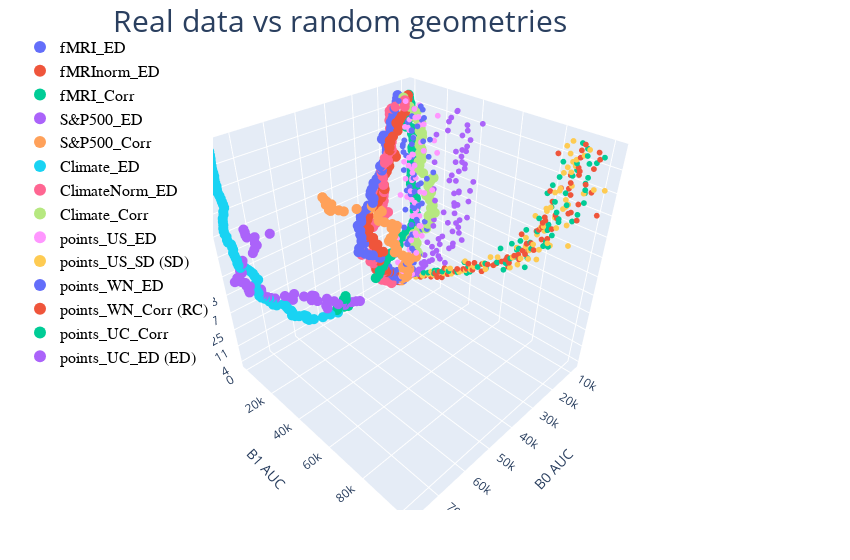

Notebook cell for this chart:
### Code cell
fig = go.Figure()


fig.add_trace(go.Scatter3d(
    x = points_fMRI[0], 
    y = points_fMRI[1],
    z = points_fMRI[2],
    mode='markers', 
    showlegend = True,
    marker={
       'size':3.5,
    },
    name="fMRI_ED"        
    ))
fig.add_trace(go.Scatter3d(
    x = points_fMRInorm[0], 
    y = points_fMRInorm[1],
    z = points_fMRInorm[2],
    mode='markers', 
    showlegend = True,
    marker={
       'size':3.5,
    },
    name="fMRInorm_ED"        
    ))
fig.add_trace(go.Scatter3d(
    x = points_fMRIcorr[0], 
    y = points_fMRIcorr[1],
    z = points_fMRIcorr[2],
    mode='markers', 
    showlegend = True,
    marker={
       'size':3.5,
    },
    name="fMRI_Corr"        
    ))    



fig.add_trace(go.Scatter3d(
    x = points_SP[0][0:50], 
    y = points_SP[1][0:50],
    z = points_SP[2][0:50],
    mode='markers', 
    showlegend = True,
    marker={
       'size':3.5,
    },
    name="S&P500_ED"    
    ))
fig.add_trace(go.Scatter3d(
    x = points_SPcorr[0][0:50], 
    y = points_SPcorr[1][0:50],
    z = points_SPcorr[2][0:50],
    mode='markers', 
    showlegend = True,
    marker={
       'size':3.5,
    },
    name="S&P500_Corr"    
    ))    

fig.add_trace(go.Scatter3d(
    x = points_clima[0], 
    y = points_clima[1],
    z = points_clima[2],
    mode='markers', 
    showlegend = True,
    marker={
       'size':3.5,
    },
    name="Climate_ED"
    ))
fig.add_trace(go.Scatter3d(
    x = points_climaNorm[0], 
    y = points_climaNorm[1],
    z = points_climaNorm[2],
    mode='markers', 
    showlegend = True,
    marker={
       'size':3.5,
    },
    name="ClimateNorm_ED"
    ))
fig.add_trace(go.Scatter3d(
    x = points_climaCorr[0], 
    y = points_climaCorr[1],
    z = points_climaCorr[2],
    mode='markers', 
    showlegend = True,
    marker={
       'size':3.5,
    },
    name="Climate_Corr"
    ))



fig.add_trace(go.Scatter3d(
    x = points_US_ED[0], 
    y = points_US_ED[1],
    z = points_US_ED[2],
    mode='markers', 
    showlegend = True,
    marker={
       'size':2.,
    },
    name="points_US_ED"        
    ))
fig.add_trace(go.Scatter3d(
    x = points_US_SD[0], 
    y = points_US_SD[1],
    z = points_US_SD[2],
    mode='markers', 
    showlegend = True,
    marker={
       'size':2.,
    },
    name="points_US_SD (SD)"        
    ))    

fig.add_trace(go.Scatter3d(
    x = points_WN_ED[0], 
    y = points_WN_ED[1],
    z = points_WN_ED[2],
    mode='markers', 
    showlegend = True,
    marker={
       'size':2,
    },
    name="points_WN_ED"
    ))    
fig.add_trace(go.Scatter3d(
    x = points_WN_Corr[0], 
    y = points_WN_Corr[1],
    z = points_WN_Corr[2],
    mode='markers', 
    showlegend = True,
    marker={
       'size':2,
    },
    name="points_WN_Corr (RC)"
    ))    


fig.add_trace(go.Scatter3d(
    x = points_UC_Corr[0], 
    y = points_UC_Corr[1],
    z = points_UC_Corr[2],
    mode = 'markers', 
    showlegend = True,
    marker={
       'size':2.,
    },
    name="points_UC_Corr"    
    ))
fig.add_trace(go.Scatter3d(
    x = points_UC_ED[0], 
    y = points_UC_ED[1],
    z = points_UC_ED[2],
    mode = 'markers', 
    showlegend = True,
    marker={
       'size':2.,
    },
    name="points_UC_ED (ED)"    
    ))
# fig.add_trace(go.Scatter3d(
#     x = points_UC_ED2[0], 
#     y = points_UC_ED2[1],
#     z = points_UC_ED2[2],
#     mode = 'markers', 
#     showlegend = True,
#     marker={
#        'size':2.,
#     },
#     name="points_UC_ED (check)"    
#     ))


fig.update_layout(
    legend = {'itemsizing':'constant'},#legend_title="Legend Title",
    scene = dict(
        xaxis_title='B0 AUC',
        yaxis_title='B1 AUC',
        zaxis_title='Time series length',
        # yaxis=dict(dtick=1, type='log'), # dtick=1, 
        zaxis=dict(dtick=1,
            tickmode = 'array',
            tickvals = np.arange(0,np.size(lenSet,0),7),
            ticktext = lenSet[np.arange(0,np.size(lenSet,0),7)]
            ) # dtick=1, 
        ),
        width=850,
        margin=dict(r=50, b=50, l=20, t=30),
        title = go.layout.Title(
            text = "Real data vs random geometries",
            font = dict(size = 30),
            x = 0.4,
            y = 0.98,
            xanchor = 'center',
            yanchor = 'top'
        ),
)

fig.update_layout(
    legend=dict(
        x=0,
        y=1,
        # traceorder="reversed",
        title_font_family="Times New Roman",
        font=dict(
            family="Courier",
            size=16,
            color="black"
        ),
        # bgcolor="LightSteelBlue",
        # bordercolor="Black",
        # borderwidth=1
    ),
    # xaxis = dict(
    #     tickmode = 'array',
    #     tickvals = [1, 3, 5, 7, 9, 11],
    #     ticktext = ['One', 'Three', 'Five', 'Seven', 'Nine', 'Eleven']
    # )
)
# fig.update_yaxes(type="log")

fig.show()
